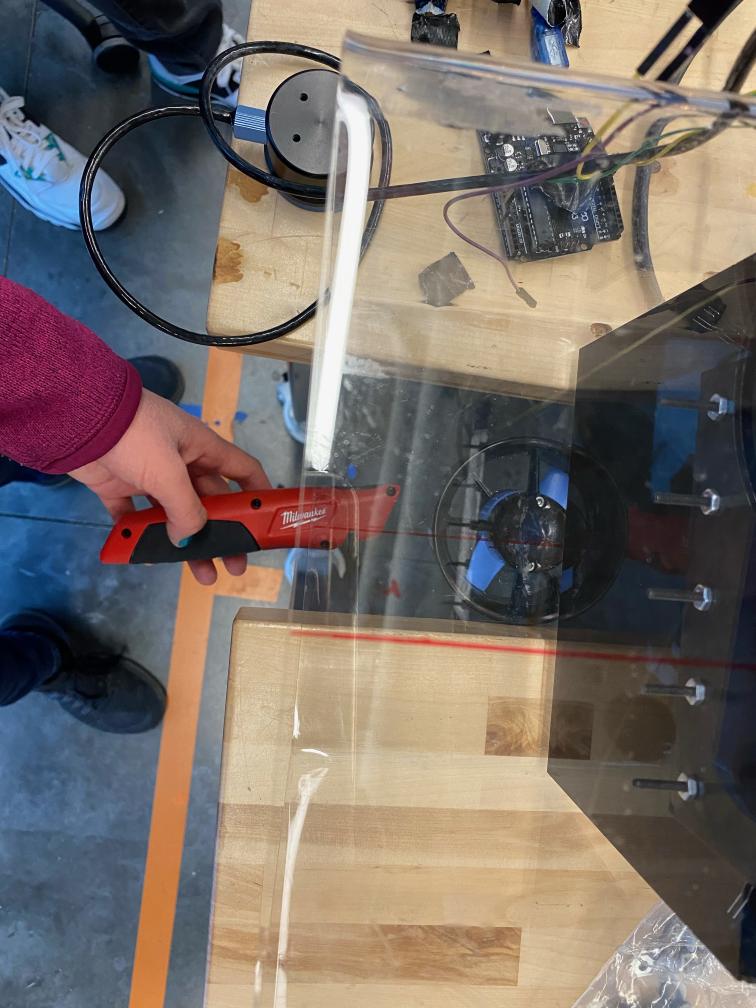
#> input picture CV/CV/test.jpeg, 3024 x 4032 px (shown at 1/4 size)
$ python -i liveGoProFeed.py   (imports and definitions only)   (older library calls are emulated)
#> lines starting #> are read from the running program, lines starting #| are printed output that depends on the picture; after the words box and inside, x2 and y2 are one past the last pixel; in counts of white or black regions, pixels touching at a corner belong together
import cv2
import cv2
import math
import numpy as np
from PIL import Image, ImageFilter
from matplotlib import pyplot as plt
import cv2
from time import time
import socket
from goprocam import GoProCamera, constants
def find_Centroid(frame):
    #img = Image.open("redbag.jpg")
    #img = Image.open(frame)
    img = Image.fromarray(frame)
    #print(img.size)
    #img.show()
    img = img.resize((240,180), Image.ANTIALIAS)
    origCV = cv2.cvtColor(np.array(img), cv2.COLOR_RGB2BGR)
    #img.save("bag.jpg", dpi = (400, 300))
    w, h = img.size
#> w = 240; h = 180
    img = img.filter(ImageFilter.BoxBlur(5))
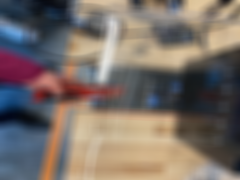
#> img: PIL image 240x180 RGB; mean R, G, B 121.3, 110.8, 104.3
    #img.show()
    rgbA = np.array(img)
    avgR = np.average(rgbA[:,:,2])
#> avgR = 104.3
    avgG = np.average(rgbA[:,:,1])
#> avgG = 110.8
    avgB = np.average(rgbA[:,:,0])
#> avgB = 121.3
    blueArray = rgbA[:, :, 0]
    blueRatioA = blueArray/avgB;
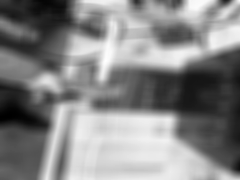
#> blueRatioA: shape (180, 240) float64; min 0.0165, max 1.89, mean 1; drawn with min black and max white
    redArray = rgbA[:, :, 2]
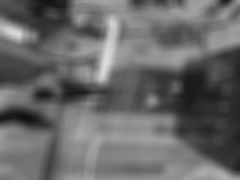
#> redArray: shape (180, 240); min 16, max 223, mean 104.3
    redRatioA = redArray/avgR;
    blue2white = blueRatioA<.5
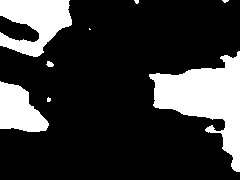
#> blue2white: shape (180, 240) bool; 21.2% white; 8 white regions (4 under 20 px), largest, box (x1, y1, x2, y2) and area: (149, 51, 240, 172) 4848, (0, 0, 72, 57) 2584, (0, 81, 49, 132) 1650, (46, 61, 54, 67) 34
    red2white = redRatioA>1
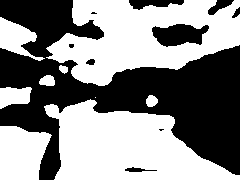
#> red2white: shape (180, 240) bool; 54.1% white; 10 black regions (3 under 20 px), largest, box (x1, y1, x2, y2) and area: (0, 0, 240, 180) 18222, (152, 24, 209, 47) 904, (129, 0, 184, 10) 338
    trash = np.logical_and(blue2white, red2white)
#> trash: shape (180, 240) bool; 2.1% white; 5 white regions (1 under 20 px), largest, box (x1, y1, x2, y2) and area: (0, 87, 29, 109) 480, (0, 32, 35, 57) 326, (0, 126, 26, 131) 64, (153, 96, 158, 106) 29
    notTrash = ~trash
    rgbA[trash, :] = 255
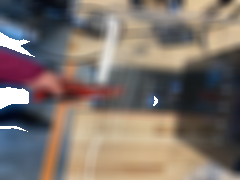
#> rgbA: shape (180, 240, 3); 2.08% of pixels changed, all inside (x1, y1, x2, y2) = (0, 32, 158, 132)
    rgbA[notTrash, :] = 0
    thresh = Image.fromarray(rgbA)
    #thresh.show()
    #centroid code from: https://learnopencv.com/find-center-of-blob-centroid-using-opencv-cpp-python/
    thresh = cv2.cvtColor(np.array(thresh), cv2.COLOR_RGB2BGR)  #https://stackoverflow.com/questions/14134892/convert-image-from-pil-to-opencv-format

    gray_image = cv2.cvtColor(thresh, cv2.COLOR_BGR2GRAY)
#> gray_image: shape (180, 240); 2.1% white; 5 white regions (1 under 20 px)

    # convert the grayscale image to binary image
    ret,thresh = cv2.threshold(gray_image,127,255,0)
    cv2.imshow("Thresholded_Image", thresh)
    #imPIL = thresh.save("threshPIL.jpg")
    #thresh = cv2.imread("threshPIL.jpg")
    contours, hierarchy = cv2.findContours(thresh, cv2.RETR_TREE ,cv2.CHAIN_APPROX_SIMPLE)
#> contours = 5 contours, 2 with area under 20; largest, box (x1, y1, x2, y2) and area: (0, 87, 29, 109) 436, (0, 32, 35, 57) 275, (0, 126, 26, 131) 37
    centroids = []
    for c in contours:
        # calculate moments for each contour
        M = cv2.moments(c)
        # calculate x,y coordinate of center
        if M["m00"] != 0:
            cX = int(M["m10"] / M["m00"])
            cY = int(M["m01"] / M["m00"])
        # [4 lines of commented-out code are left out]
            centroids.append((cX, cY))
            origCV = cv2.circle(origCV, (cX, cY), 5, (255, 255, 255), -1)
            origCV = cv2.putText(origCV, "centroid", (cX - 25, cY - 25),cv2.FONT_HERSHEY_SIMPLEX, 0.5, (255, 255, 255), 2)
#> this loop made 5 passes
#> (cX, cY) on passes 2 to 5: (10, 127), (155, 100), (12, 96), (12, 43)
#> c on pass 1: [[27, 131]]
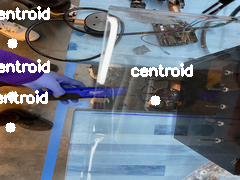
#> origCV: shape (180, 240, 3); mean R, G, B 111.4, 118.8, 129.1
#> after the loop, centroids = [(10, 127), (155, 100), (12, 96), (12, 43)]
    # [5 lines of commented-out code are left out]

WRITE = False
# [1 line that did not run here, left out]
# [1 line that did not run here, left out]
t=time()
# [4 lines not run here, left out]
counter = 0
# [16 lines not run here, left out]

>>> import cv2
>>> picture = cv2.cvtColor(cv2.imread('CV/test.jpeg'), cv2.COLOR_BGR2RGB)
>>> result = find_Centroid(picture)

$ run again, on CV/CV/EmptyWater.JPG
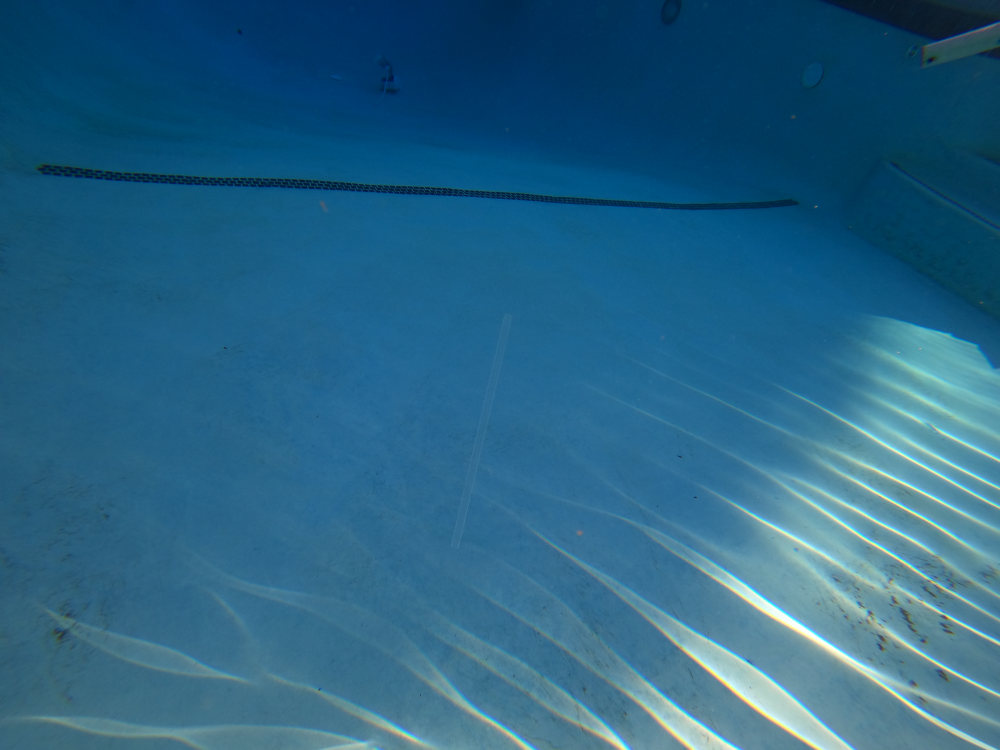
#> input picture CV/CV/EmptyWater.JPG, 4000 x 3000 px (shown at 1/4 size)
#> avgR = 131.7
#> avgG = 99.21
#> avgB = 40.09
#> in find_Centroid, `blue2white = blueRatioA<.5`:
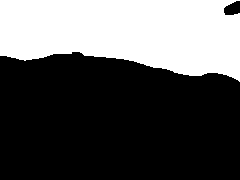
#> blue2white: shape (180, 240) bool; 35% white; 1 white region, box (x1, y1, x2, y2) and area: (0, 0, 240, 82) 15106
#> red2white: shape (180, 240) bool; 57.5% white; 1 black region, box (x1, y1, x2, y2) and area: (0, 0, 240, 180) 18372
#> trash: shape (180, 240) bool; 3.2% white; 3 white regions (2 under 20 px), largest, box (x1, y1, x2, y2) and area: (64, 50, 215, 76) 1363
#> gray_image: shape (180, 240); 3.2% white; 3 white regions (2 under 20 px)
#> contours = 3 contours, 2 with area under 20; largest, box (x1, y1, x2, y2) and area: (64, 50, 215, 76) 1212
#> the loop in find_Centroid, `for c in contours:` made 3 passes
#> (cX, cY) on pass 2: (152, 60)
#> pass 2, in find_Centroid, `origCV = cv2.putText(origCV, "centroid", (cX - 25, cY - 25),cv2.FONT_H..`:
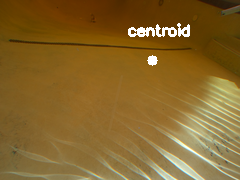
#> origCV: shape (180, 240, 3); mean R, G, B 133.5, 101.5, 43.2
#> after the loop in find_Centroid, `for c in contours:`: centroids = [(152, 60)]
